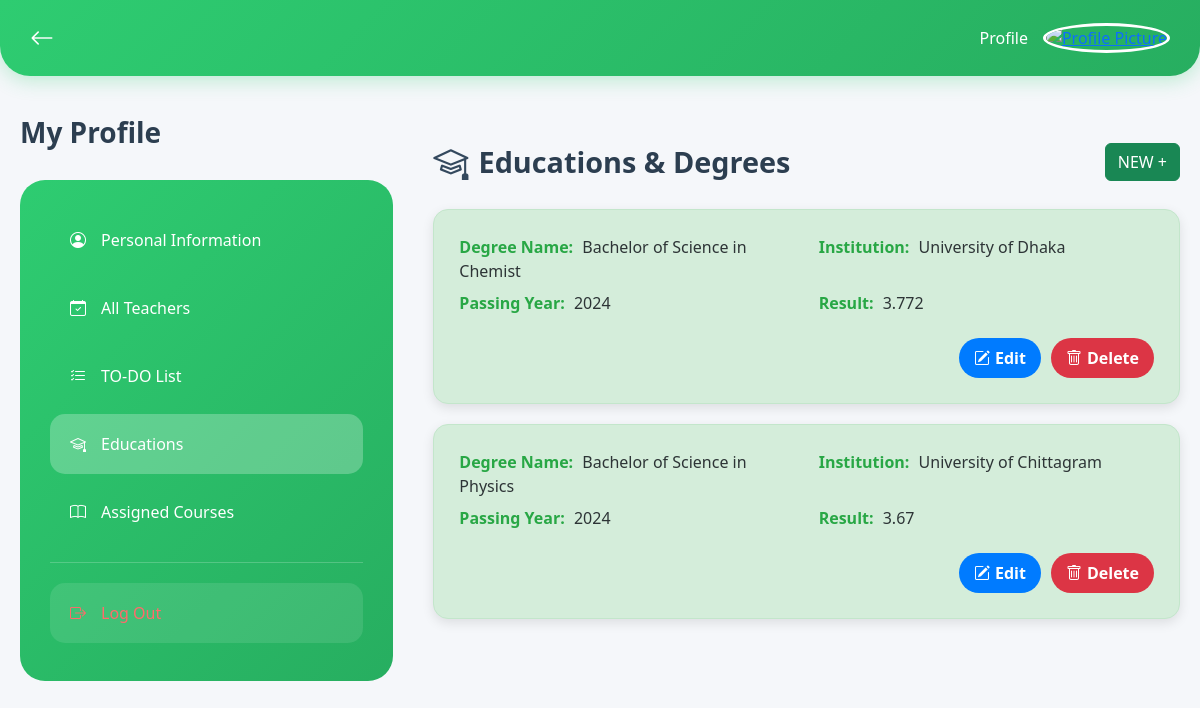
Page /degrees/ (signed in) on the committed database.
### teacher/models.py (models this page shows, shortened)
class Degree(models.Model):
    teacher = models.ForeignKey(Teacher, on_delete=models.CASCADE, related_name='degrees', null= True)  # ✅ KEY FIX
    degree_name = models.CharField(max_length=30)
    slug = models.SlugField(max_length=30)
    university = models.CharField(max_length=40)
    passing_year = models.DateField()
    result = models.CharField(max_length=10)

### teacher/views.py (the view)
# urls.py: path('degrees/', views.degree_list_view, name='degree_list'),
@login_required
def degree_list_view(request):
    teacher = request.user.teacher
    degrees = Degree.objects.filter(teacher=teacher).order_by('passing_year')
    form = DegreeForm() # An empty form for the 'NEW +' modal
    return render(request, 'degree_list.html', {'degrees': degrees, 'form': form})

### teacher/templates/degree_list.html (shortened to what this page needs)
{% extends 'base.html' %}
{% load static %}
{% block active_degree %}active{% endblock %}
{% block content %}
<div class="degree-header">
    <i class="bi bi-mortarboard"></i>
    <h2>Educations & Degrees</h2>
    <button class="btn btn-success ms-auto" data-bs-toggle="modal" data-bs-target="#degreeModal" onclick="clearFormAndSetAction('create')">
        NEW +
    </button>
</div>
<div class="degree-list-container">
    {% if degrees %}
        {% for degree in degrees %}
        <div class="degree-card" id="degree-{{ degree.id }}">
            <div class="row degree-info">
                <div class="col-md-6">
                    <span>Degree Name:</span> {{ degree.degree_name }}
                </div>
                <div class="col-md-6">
                    <span>Institution:</span> {{ degree.university }}
                </div>
                <div class="col-md-6">
                    <span>Passing Year:</span> {{ degree.passing_year|date:"Y" }}
                </div>
                <div class="col-md-6">
                    <span>Result:</span> {{ degree.result }}
                </div>
            </div>
            <div class="degree-actions">
                <button class="edit-btn" onclick="editDegree({{ degree.id }})">
                    <i class="bi bi-pencil-square"></i> Edit
                </button>
                <button class="delete-btn" onclick="deleteDegree({{ degree.id }})">
                    <i class="bi bi-trash"></i> Delete
                </button>
            </div>
        </div>
        {% endfor %}
    {% else %}
        <div class="alert alert-info text-center" role="alert">
            No degrees added yet. Click "NEW +" to add your first degree.
        </div>
    {% endif %}
</div>
{% endblock %}

### teacher/templates/base.html (style rules this page uses)
body { background-color: #f5f7fa; font-family: "Segoe UI", sans-serif; }

### teacher/templates/degree_list.html (style rules this page uses)
.degree-header { display: flex; align-items: center; gap: 10px; margin-bottom: 20px; color: #2c3e50; }
.degree-header i { font-size: 2.2rem; color: #34495e; }
.degree-header h2 { font-size: 1.8rem; font-weight: bold; margin: 0; }
.degree-list-container { display: flex; flex-direction: column; gap: 20px; margin-top: 20px; }
.degree-card { background-color: #d4edda; border: 1px solid #c3e6cb; border-radius: 15px; padding: 25px; box-shadow: 0 4px 12px rgba(0, 0, 0, 0.1); color: #2d3436; position: relative; }
.degree-info { margin-bottom: 15px; }
.degree-info div { margin-bottom: 8px; }
.degree-info span:first-child { font-weight: bold; color: #28a745; margin-right: 5px; }
.degree-actions { margin-top: 15px; display: flex; gap: 10px; justify-content: flex-end; }
.edit-btn, .delete-btn { padding: 8px 15px; border-radius: 20px; font-weight: 600; display: inline-flex; align-items: center; gap: 5px; transition: background-color 0.3s ease; }
.edit-btn { background-color: #007bff; color: white; border: none; }
.delete-btn { background-color: #dc3545; color: white; border: none; }

### rows in the picture
Degree: degree_name "Bachelor of Science in Chemist", university "University of Dhaka", passing_year "2024", result "3.772"
Degree: degree_name "Bachelor of Science in Physics", university "University of Chittagram", passing_year "2024", result "3.67"
